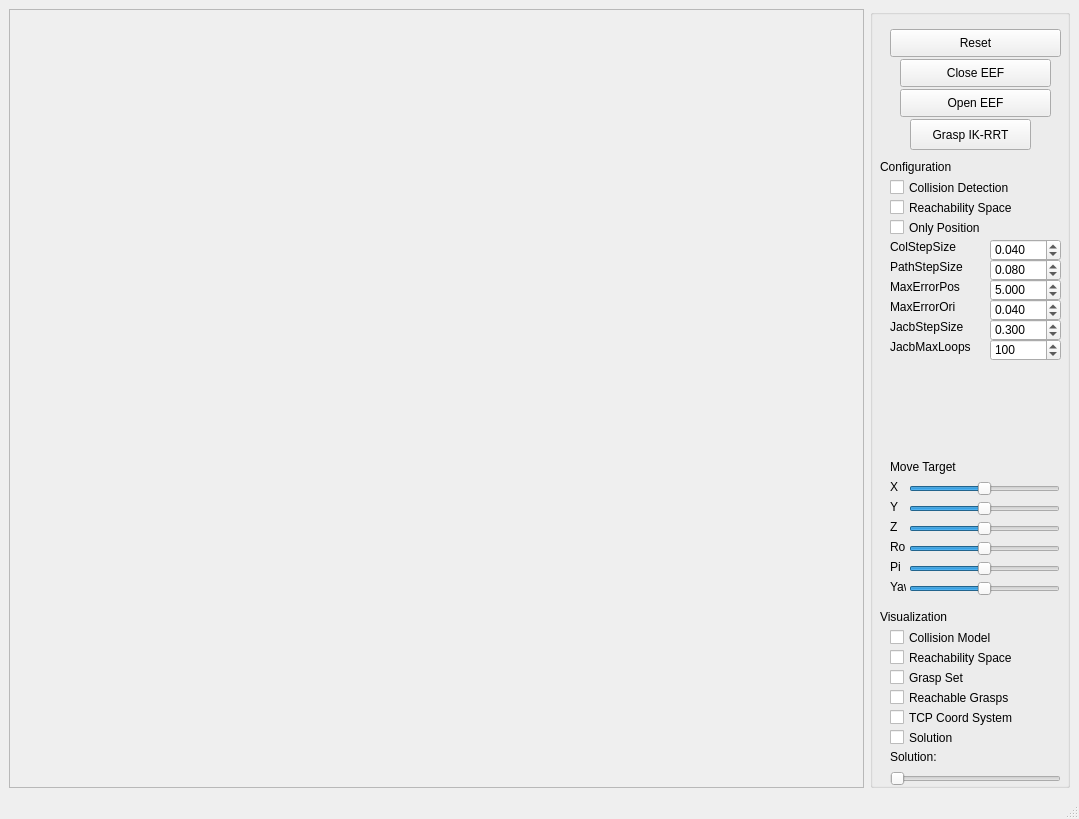
<?xml version="1.0" encoding="UTF-8"?>
<ui version="4.0">
 <class>MainWindowIKRRT</class>
 <widget class="QMainWindow" name="MainWindowIKRRT">
  <property name="geometry">
   <rect>
    <x>0</x>
    <y>0</y>
    <width>1079</width>
    <height>819</height>
   </rect>
  </property>
  <property name="windowTitle">
   <string> IK Solver - BiRRT</string>
  </property>
  <widget class="QWidget" name="centralwidget">
   <layout class="QGridLayout" name="gridLayout">
    <item row="0" column="0">
     <widget class="QFrame" name="frameViewer">
      <property name="frameShape">
       <enum>QFrame::StyledPanel</enum>
      </property>
      <property name="frameShadow">
       <enum>QFrame::Raised</enum>
      </property>
     </widget>
    </item>
    <item row="0" column="1">
     <widget class="QGroupBox" name="groupBox">
      <property name="maximumSize">
       <size>
        <width>200</width>
        <height>16777215</height>
       </size>
      </property>
      <property name="title">
       <string/>
      </property>
      <widget class="QPushButton" name="pushButtonReset">
       <property name="geometry">
        <rect>
         <x>20</x>
         <y>20</y>
         <width>171</width>
         <height>28</height>
        </rect>
       </property>
       <property name="text">
        <string>Reset</string>
       </property>
      </widget>
      <widget class="QPushButton" name="pushButtonClose">
       <property name="geometry">
        <rect>
         <x>30</x>
         <y>50</y>
         <width>151</width>
         <height>28</height>
        </rect>
       </property>
       <property name="text">
        <string>Close EEF</string>
       </property>
      </widget>
      <widget class="QPushButton" name="pushButtonOpen">
       <property name="geometry">
        <rect>
         <x>30</x>
         <y>80</y>
         <width>151</width>
         <height>28</height>
        </rect>
       </property>
       <property name="text">
        <string>Open EEF</string>
       </property>
      </widget>
      <widget class="QPushButton" name="pushButtonIKRRT">
       <property name="geometry">
        <rect>
         <x>40</x>
         <y>110</y>
         <width>121</width>
         <height>31</height>
        </rect>
       </property>
       <property name="text">
        <string>Grasp IK-RRT</string>
       </property>
      </widget>

      <widget class="QLabel" name="label_config">
       <property name="geometry">
        <rect>
         <x>10</x>
         <y>150</y>
         <width>100</width>
         <height>16</height>
        </rect>
       </property>
       <property name="text">
        <string>Configuration</string>
       </property>
      </widget>
      <widget class="QCheckBox" name="checkBoxColCheckIK">
       <property name="geometry">
        <rect>
         <x>20</x>
         <y>170</y>
         <width>161</width>
         <height>17</height>
        </rect>
       </property>
       <property name="text">
        <string>Collision Detection</string>
       </property>
      </widget>
      <widget class="QCheckBox" name="checkBoxReachabilitySpaceIK">
       <property name="geometry">
        <rect>
         <x>20</x>
         <y>190</y>
         <width>160</width>
         <height>17</height>
        </rect>
       </property>
       <property name="text">
        <string>Reachability Space</string>
       </property>
      </widget>
      <widget class="QCheckBox" name="checkBoxOnlyPosition">
       <property name="geometry">
        <rect>
         <x>20</x>
         <y>210</y>
         <width>141</width>
         <height>17</height>
        </rect>
       </property>
       <property name="text">
        <string>Only Position</string>
       </property>
      </widget>
      <widget class="QLabel" name="label_col_step_size">
       <property name="geometry">
        <rect>
         <x>20</x>
         <y>230</y>
         <width>81</width>
         <height>16</height>
        </rect>
       </property>
       <property name="text">
        <string>ColStepSize</string>
       </property>
      </widget>
      <widget class="QDoubleSpinBox" name="doubleSpinBoxCSpaceColStepSize">
        <property name="geometry">
         <rect>
          <x>120</x>
          <y>230</y>
          <width>71</width>
          <height>22</height>
         </rect>
        </property>
        <property name="decimals">
         <number>3</number>
        </property>
        <property name="minimum">
         <double>0.001000000000000</double>
        </property>
        <property name="maximum">
         <double>10.000000000000000</double>
        </property>
        <property name="singleStep">
         <double>0.010000000000000</double>
        </property>
        <property name="value">
         <double>0.040000000000000</double>
        </property>
      </widget>
      <widget class="QLabel" name="label_path_step_size">
       <property name="geometry">
        <rect>
         <x>20</x>
         <y>250</y>
         <width>100</width>
         <height>16</height>
        </rect>
       </property>
       <property name="text">
        <string>PathStepSize</string>
       </property>
      </widget>
      <widget class="QDoubleSpinBox" name="doubleSpinBoxCSpacePathStepSize">
        <property name="geometry">
         <rect>
          <x>120</x>
          <y>250</y>
          <width>71</width>
          <height>22</height>
         </rect>
        </property>
        <property name="decimals">
         <number>3</number>
        </property>
        <property name="minimum">
         <double>0.001000000000000</double>
        </property>
        <property name="maximum">
         <double>10.000000000000000</double>
        </property>
        <property name="singleStep">
         <double>0.010000000000000</double>
        </property>
        <property name="value">
         <double>0.080000000000000</double>
        </property>
      </widget>
      <widget class="QLabel" name="label_ik_max_error_pos">
       <property name="geometry">
        <rect>
         <x>20</x>
         <y>270</y>
         <width>100</width>
         <height>16</height>
        </rect>
       </property>
       <property name="text">
        <string>MaxErrorPos</string>
       </property>
      </widget>
      <widget class="QDoubleSpinBox" name="doubleSpinBoxIKMaxErrorPos">
        <property name="geometry">
         <rect>
          <x>120</x>
          <y>270</y>
          <width>71</width>
          <height>22</height>
         </rect>
        </property>
        <property name="decimals">
         <number>3</number>
        </property>
        <property name="minimum">
         <double>0.001000000000000</double>
        </property>
        <property name="maximum">
         <double>10.000000000000000</double>
        </property>
        <property name="singleStep">
         <double>0.100000000000000</double>
        </property>
        <property name="value">
         <double>5.000000000000000</double>
        </property>
      </widget>
      <widget class="QLabel" name="label_ik_max_error_ori">
       <property name="geometry">
        <rect>
         <x>20</x>
         <y>290</y>
         <width>100</width>
         <height>16</height>
        </rect>
       </property>
       <property name="text">
        <string>MaxErrorOri</string>
       </property>
      </widget>
      <widget class="QDoubleSpinBox" name="doubleSpinBoxIKMaxErrorOri">
        <property name="geometry">
         <rect>
          <x>120</x>
          <y>290</y>
          <width>71</width>
          <height>22</height>
         </rect>
        </property>
        <property name="decimals">
         <number>3</number>
        </property>
        <property name="minimum">
         <double>0.001000000000000</double>
        </property>
        <property name="maximum">
         <double>5.000000000000000</double>
        </property>
        <property name="singleStep">
         <double>0.010000000000000</double>
        </property>
        <property name="value">
         <double>0.040000000000000</double>
        </property>
      </widget>
      <widget class="QLabel" name="label_ik_jacb_step_size">
       <property name="geometry">
        <rect>
         <x>20</x>
         <y>310</y>
         <width>100</width>
         <height>16</height>
        </rect>
       </property>
       <property name="text">
        <string>JacbStepSize</string>
       </property>
      </widget>
      <widget class="QDoubleSpinBox" name="doubleSpinBoxIKJacobianStepSize">
        <property name="geometry">
         <rect>
          <x>120</x>
          <y>310</y>
          <width>71</width>
          <height>22</height>
         </rect>
        </property>
        <property name="decimals">
         <number>3</number>
        </property>
        <property name="minimum">
         <double>0.001000000000000</double>
        </property>
        <property name="maximum">
         <double>5.000000000000000</double>
        </property>
        <property name="singleStep">
         <double>0.100000000000000</double>
        </property>
        <property name="value">
         <double>0.300000000000000</double>
        </property>
      </widget>
      <widget class="QLabel" name="label_ik_jacb_max_loops">
       <property name="geometry">
        <rect>
         <x>20</x>
         <y>330</y>
         <width>100</width>
         <height>16</height>
        </rect>
       </property>
       <property name="text">
        <string>JacbMaxLoops</string>
       </property>
      </widget>
      <widget class="QSpinBox" name="doubleSpinBoxIKJacobianMaxLoops">
        <property name="geometry">
         <rect>
          <x>120</x>
          <y>330</y>
          <width>71</width>
          <height>22</height>
         </rect>
        </property>
        <property name="minimum">
         <number>1</number>
        </property>
        <property name="maximum">
         <number>500</number>
        </property>
        <property name="singleStep">
         <number>1</number>
        </property>
        <property name="value">
         <number>100</number>
        </property>
      </widget>
      
      <widget class="QLabel" name="label_target">
       <property name="geometry">
        <rect>
         <x>20</x>
         <y>450</y>
         <width>100</width>
         <height>16</height>
        </rect>
       </property>
       <property name="text">
        <string>Move Target</string>
       </property>
      </widget>
      <widget class="QLabel" name="label_X">
       <property name="geometry">
        <rect>
         <x>20</x>
         <y>470</y>
         <width>16</width>
         <height>16</height>
        </rect>
       </property>
       <property name="text">
        <string>X</string>
       </property>
      </widget>
      <widget class="QSlider" name="horizontalSliderX">
       <property name="geometry">
        <rect>
         <x>39</x>
         <y>470</y>
         <width>151</width>
         <height>20</height>
        </rect>
       </property>
       <property name="minimum">
        <number>-50</number>
       </property>
       <property name="maximum">
        <number>50</number>
       </property>
       <property name="orientation">
        <enum>Qt::Horizontal</enum>
       </property>
      </widget>
      <widget class="QSlider" name="horizontalSliderY">
       <property name="geometry">
        <rect>
         <x>39</x>
         <y>490</y>
         <width>151</width>
         <height>20</height>
        </rect>
       </property>
       <property name="minimum">
        <number>-50</number>
       </property>
       <property name="maximum">
        <number>50</number>
       </property>
       <property name="orientation">
        <enum>Qt::Horizontal</enum>
       </property>
      </widget>
      <widget class="QLabel" name="label_Y">
       <property name="geometry">
        <rect>
         <x>20</x>
         <y>490</y>
         <width>16</width>
         <height>16</height>
        </rect>
       </property>
       <property name="text">
        <string>Y</string>
       </property>
      </widget>
      <widget class="QSlider" name="horizontalSliderZ">
       <property name="geometry">
        <rect>
         <x>39</x>
         <y>510</y>
         <width>151</width>
         <height>20</height>
        </rect>
       </property>
       <property name="minimum">
        <number>-50</number>
       </property>
       <property name="maximum">
        <number>50</number>
       </property>
       <property name="orientation">
        <enum>Qt::Horizontal</enum>
       </property>
      </widget>
      <widget class="QLabel" name="label_Z">
       <property name="geometry">
        <rect>
         <x>20</x>
         <y>510</y>
         <width>16</width>
         <height>16</height>
        </rect>
       </property>
       <property name="text">
        <string>Z</string>
       </property>
      </widget>
      <widget class="QSlider" name="horizontalSliderRo">
       <property name="geometry">
        <rect>
         <x>39</x>
         <y>530</y>
         <width>151</width>
         <height>20</height>
        </rect>
       </property>
       <property name="minimum">
        <number>-50</number>
       </property>
       <property name="maximum">
        <number>50</number>
       </property>
       <property name="orientation">
        <enum>Qt::Horizontal</enum>
       </property>
      </widget>
      <widget class="QLabel" name="label_Ro">
       <property name="geometry">
        <rect>
         <x>20</x>
         <y>530</y>
         <width>16</width>
         <height>16</height>
        </rect>
       </property>
       <property name="text">
        <string>Roll</string>
       </property>
      </widget>
      <widget class="QSlider" name="horizontalSliderPi">
       <property name="geometry">
        <rect>
         <x>39</x>
         <y>550</y>
         <width>151</width>
         <height>20</height>
        </rect>
       </property>
       <property name="minimum">
        <number>-50</number>
       </property>
       <property name="maximum">
        <number>50</number>
       </property>
       <property name="orientation">
        <enum>Qt::Horizontal</enum>
       </property>
      </widget>
      <widget class="QLabel" name="label_Pi">
       <property name="geometry">
        <rect>
         <x>20</x>
         <y>550</y>
         <width>16</width>
         <height>16</height>
        </rect>
       </property>
       <property name="text">
        <string>Pi</string>
       </property>
      </widget>
      <widget class="QSlider" name="horizontalSliderYa">
       <property name="geometry">
        <rect>
         <x>39</x>
         <y>570</y>
         <width>151</width>
         <height>20</height>
        </rect>
       </property>
       <property name="minimum">
        <number>-50</number>
       </property>
       <property name="maximum">
        <number>50</number>
       </property>
       <property name="orientation">
        <enum>Qt::Horizontal</enum>
       </property>
      </widget>
      <widget class="QLabel" name="label_Yaw">
       <property name="geometry">
        <rect>
         <x>20</x>
         <y>570</y>
         <width>16</width>
         <height>16</height>
        </rect>
       </property>
       <property name="text">
        <string>Yaw</string>
       </property>
      </widget>


      <widget class="QLabel" name="label_visualization">
       <property name="geometry">
        <rect>
         <x>10</x>
         <y>600</y>
         <width>100</width>
         <height>16</height>
        </rect>
       </property>
       <property name="text">
        <string>Visualization</string>
       </property>
      </widget>
      <widget class="QCheckBox" name="checkBoxColModel">
       <property name="geometry">
        <rect>
         <x>20</x>
         <y>620</y>
         <width>141</width>
         <height>17</height>
        </rect>
       </property>
       <property name="text">
        <string>Collision Model</string>
       </property>
      </widget>
      <widget class="QCheckBox" name="checkBoxGraspSet">
       <property name="geometry">
        <rect>
         <x>20</x>
         <y>660</y>
         <width>141</width>
         <height>17</height>
        </rect>
       </property>
       <property name="text">
        <string>Grasp Set</string>
       </property>
      </widget>
      <widget class="QCheckBox" name="checkBoxTCP">
       <property name="geometry">
        <rect>
         <x>20</x>
         <y>700</y>
         <width>141</width>
         <height>17</height>
        </rect>
       </property>
       <property name="text">
        <string>TCP Coord System</string>
       </property>
      </widget>
      <widget class="QCheckBox" name="checkBoxReachableGrasps">
       <property name="geometry">
        <rect>
         <x>20</x>
         <y>680</y>
         <width>141</width>
         <height>17</height>
        </rect>
       </property>
       <property name="text">
        <string>Reachable Grasps</string>
       </property>
      </widget>
      <widget class="QCheckBox" name="checkBoxReachabilitySpace">
       <property name="geometry">
        <rect>
         <x>20</x>
         <y>640</y>
         <width>171</width>
         <height>17</height>
        </rect>
       </property>
       <property name="text">
        <string>Reachability Space</string>
       </property>
      </widget>
      <widget class="QCheckBox" name="checkBoxSolution">
       <property name="geometry">
        <rect>
         <x>20</x>
         <y>720</y>
         <width>141</width>
         <height>17</height>
        </rect>
       </property>
       <property name="text">
        <string>Solution</string>
       </property>
      </widget>
      <widget class="QLabel" name="label_solution_plan">
       <property name="geometry">
        <rect>
         <x>20</x>
         <y>740</y>
         <width>101</width>
         <height>16</height>
        </rect>
       </property>
       <property name="text">
        <string>Solution:</string>
       </property>
      </widget>
      <widget class="QSlider" name="horizontalSliderSolution">
       <property name="geometry">
        <rect>
         <x>20</x>
         <y>760</y>
         <width>171</width>
         <height>20</height>
        </rect>
       </property>
       <property name="minimum">
        <number>0</number>
       </property>
       <property name="maximum">
        <number>1000</number>
       </property>
       <property name="orientation">
        <enum>Qt::Horizontal</enum>
       </property>
      </widget>
     </widget>
    </item>
   </layout>
  </widget>
  <widget class="QMenuBar" name="menubar">
   <property name="geometry">
    <rect>
     <x>0</x>
     <y>0</y>
     <width>1079</width>
     <height>25</height>
    </rect>
   </property>
  </widget>
  <widget class="QStatusBar" name="statusbar"/>
 </widget>
 <resources/>
 <connections/>
</ui>
